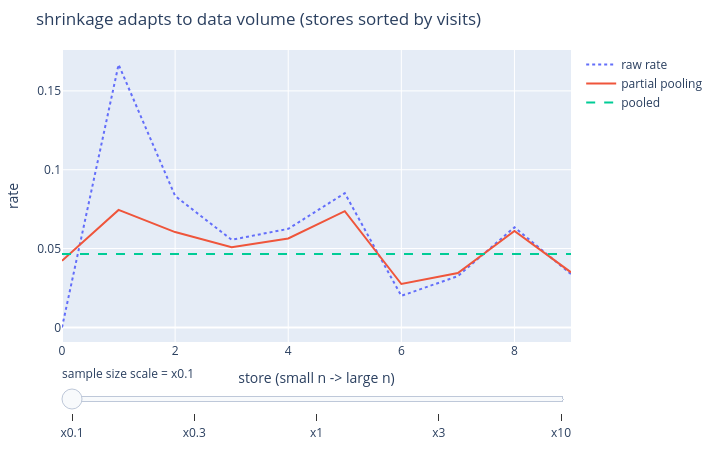

This figure's notebook cell:
### Markdown cell above
## 4. 観測数を動かして shrinkage を体感する

全店舗の訪問数を一斉にスケールしたとき、縮小がどう変わるかを見ます。

- データが乏しい(×0.1)→ 全店が共通平均へ強く縮む(ほぼ完全プーリング)
- データが豊富(×10)→ ほぼ縮まない(ほぼ非プーリング)

**階層ベイズはデータ量に応じて 2 つの極端の間を自動で動く** のです。

### Code cell
# Plotly slider: scale all sample sizes, watch shrinkage strengthen / relax.
base = make_store_conversions(n_stores=10, seed=42)
order = np.argsort(base["visits"].to_numpy())
frames = []
x_idx = np.arange(len(base))
for factor in [0.1, 0.3, 1.0, 3.0, 10.0]:
    visits = np.maximum(1, (base["visits"].to_numpy() * factor).astype(int))
    conv = np.random.default_rng(0).binomial(visits, base["true_rate"].to_numpy())
    r = fit_partial_pooling_beta(conv, visits)
    frames.append((f"x{factor:g}",
                   [("raw rate", r.unpooled[order], "dot"),
                    ("partial pooling", r.partial[order], None),
                    ("pooled", np.full(len(base), r.pooled), "dash")]))
fig = viz.plotly_curve_slider(x_idx, frames, slider_name="sample size scale",
                              title="shrinkage adapts to data volume (stores sorted by visits)")
fig.update_xaxes(title="store (small n -> large n)")
fig.update_yaxes(title="rate")
fig.show()

### Figure 1 — Plotly figure (JSON) as saved in the notebook; plotly's stock layout.template omitted (floating-point values rounded to 4 significant figures)
{"data": [{"line": {"dash": "dot"}, "mode": "lines", "name": "raw rate", "type": "scatter", "x": [0, 1, 2, 3, 4, 5, 6, 7, 8, 9], "y": [0.0, 0.1667, 0.08333, 0.05556, 0.0625, 0.08511, 0.02, 0.03252, 0.06349, 0.03382]}, {"mode": "lines", "name": "partial pooling", "type": "scatter", "x": [0, 1, 2, 3, 4, 5, 6, 7, 8, 9], "y": [0.04227, 0.07451, 0.06044, 0.05084, 0.05641, 0.07369, 0.02752, 0.03446, 0.06119, 0.03493]}, {"line": {"dash": "dash"}, "mode": "lines", "name": "pooled", "type": "scatter", "x": [0, 1, 2, 3, 4, 5, 6, 7, 8, 9], "y": [0.04655, 0.04655, 0.04655, 0.04655, 0.04655, 0.04655, 0.04655, 0.04655, 0.04655, 0.04655]}], "layout": {"height": 450, "margin": {"b": 30, "l": 60, "r": 20, "t": 50}, "sliders": [{"currentvalue": {"prefix": "sample size scale = "}, "steps": [{"args": [["x0.1"], {"frame": {"duration": 0, "redraw": true}, "mode": "immediate"}], "label": "x0.1", "method": "animate"}, {"args": [["x0.3"], {"frame": {"duration": 0, "redraw": true}, "mode": "immediate"}], "label": "x0.3", "method": "animate"}, {"args": [["x1"], {"frame": {"duration": 0, "redraw": true}, "mode": "immediate"}], "label": "x1", "method": "animate"}, {"args": [["x3"], {"frame": {"duration": 0, "redraw": true}, "mode": "immediate"}], "label": "x3", "method": "animate"}, {"args": [["x10"], {"frame": {"duration": 0, "redraw": true}, "mode": "immediate"}], "label": "x10", "method": "animate"}]}], "title": {"text": "shrinkage adapts to data volume (stores sorted by visits)"}, "width": 720, "xaxis": {"title": {"text": "store (small n -> large n)"}}, "yaxis": {"title": {"text": "rate"}}}}
